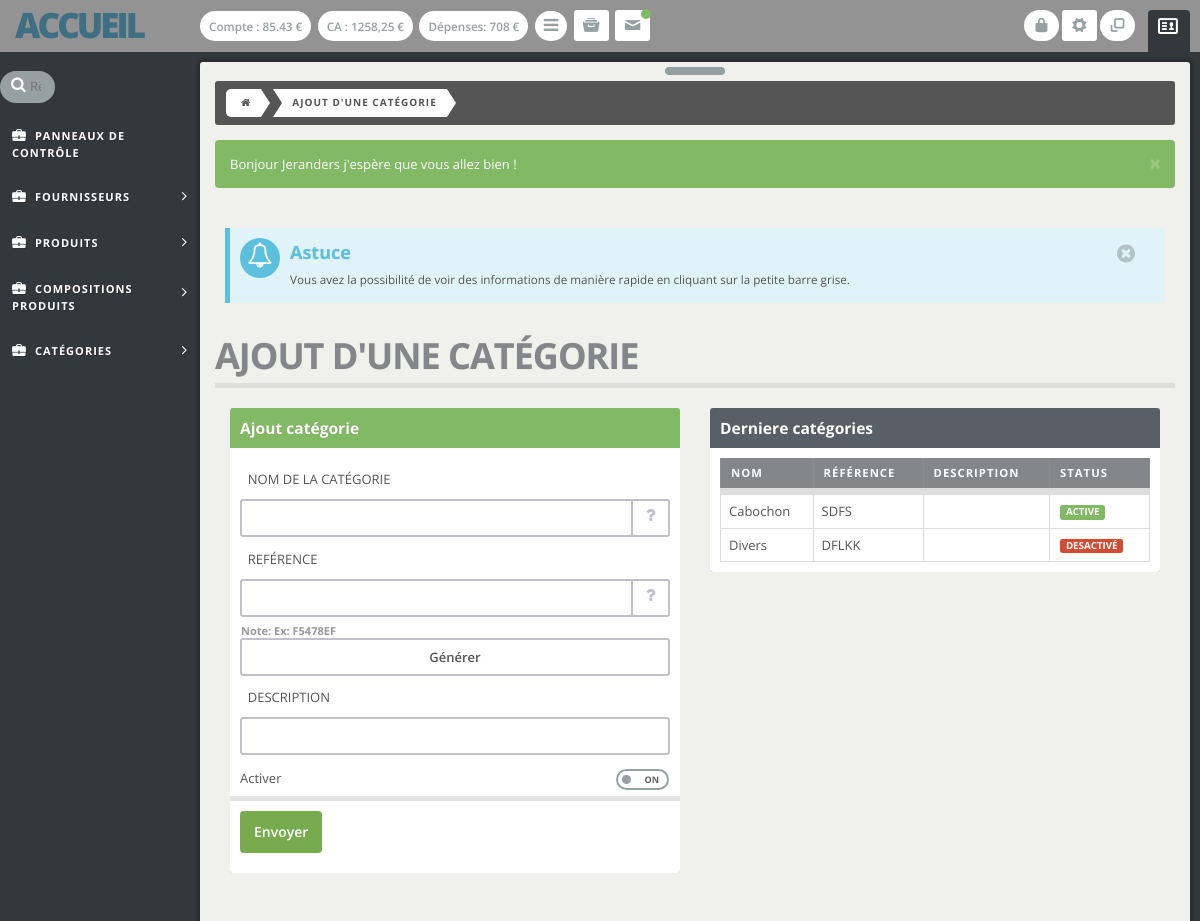
Screenshot of /admin/ajout_categorie.php (signed in) with the database file from the repository.
### tables this page shows
CREATE TABLE IF NOT EXISTS `membres` (
`id_membre` int(11) NOT NULL,
  `m_nom_utilisateur` varchar(20) NOT NULL,
  `m_nom` varchar(20) NOT NULL,
  `m_prenom` varchar(20) NOT NULL,
  `m_password` varchar(255) NOT NULL,
  `m_email_pro` varchar(30) NOT NULL,
  `m_email_perso` varchar(30) NOT NULL,
  `m_date_inscription` datetime NOT NULL,
  `m_rang` int(11) NOT NULL DEFAULT '2',
  `m_valide` tinyint(1) NOT NULL,
  `id_config_active` int(11) NOT NULL,
  `capital_depart` float(11,2) NOT NULL,
  `compte` float(11,2) NOT NULL,
  `m_key` varchar(255) NOT NULL,
  `astuce` int(11) NOT NULL
);

CREATE TABLE IF NOT EXISTS `categories` (
`id_categorie` int(11) NOT NULL,
  `c_nom` varchar(255) NOT NULL,
  `c_description` text NOT NULL,
  `c_ref` varchar(255) NOT NULL,
  `id_membre` int(11) NOT NULL,
  `c_active` int(11) NOT NULL,
  `c_date` datetime NOT NULL
);

### admin/header-bottom.php (the view, shortened to what this page needs)
  <link id="main-style" href="css/styles.css" rel="stylesheet" type="text/css">
  <link id="main-style" href="css/theme.css" rel="stylesheet" type="text/css">
  <link href="//cdnjs.cloudflare.com/ajax/libs/select2/4.0.0-rc.2/css/select2.min.css" rel="stylesheet" />
</head>
<body>
  <div class="smooth-overflow">
    <nav class="main-header clearfix" role="navigation"> <a class="navbar-brand" href="index.php">Accueil</a>
      <div class="navbar-content">
        <a href="#" class="btn btn-default tooltiped" data-toggle="tooltip" data-placement="bottom" title="Montant du compte">Compte : <?php echo info_active('compte'); ?> €</i></a>
        <a href="#" class="btn btn-default tooltiped" data-toggle="tooltip" data-placement="bottom" title="Chiffre d'affaire du mois">CA : 1258,25 €</i></a>
        <a href="#" class="btn btn-default tooltiped" data-toggle="tooltip" data-placement="bottom" title="Dépenses du mois">Dépenses: 708 €</i></a>
        <a href="#" class="btn btn-default left-toggler"><i class="fa fa-bars"></i></a>
        <a href="#" class="btn btn-user right-toggler pull-right"><i class="entypo-vcard"></i> <span class="logged-as hidden-xs">Logged as</span><span class="logged-as-name hidden-xs">Anton Durant</span></a>
        <button type="button" class="btn btn-default hidden-xs pull-right tooltiped" data-toggle="tooltip" data-placement="bottom" title="Plein écran" id="toggle-fullscreen"> <i class=" entypo-popup"></i> </button>
        <div class="btn-group pull-right">
          <button type="button" class="btn btn-default dropdown-toggle tooltiped" data-placement="bottom" title="Configurations" data-toggle="dropdown"> <i class="entypo-cog"></i></button>
          </div>
          <a href="../logout.php" class="btn btn-default hidden-xs pull-right tooltiped" data-toggle="tooltip" data-placement="bottom" title="Déconnexion"> <i class="entypo-lock"></i> </a>
          <div class="btn-group">
            <button type="button" class="btn btn-default dropdown-toggle tooltiped" data-toggle="dropdown" data-placement="bottom" title="Historiques"> <i class="entypo-archive"></i></button>
          </div>
          <div class="btn-group">
            <button type="button" class="btn btn-default dropdown-toggle" data-toggle="dropdown"><i class="entypo-mail"></i><span class="new"></span></button>
                </div>
              </div>
            </nav>
            <div class="main-wrap">
                  <div class="responsive-admin-menu">
                    <ul id="menu">
                      <div class="site-search">
                        <form action="#" id="inline-search">
                          <i class="fa fa-search"></i>
                          <input type="search" placeholder="Rechercher">
                        </form>
                      </div>
                      <li><a  href="#" title="Dashboard" data-id="dash-sub"><i class="entypo-briefcase"></i><span> Panneaux de contrôle</span></a>  </li>
                      <li><a class="submenu" href="#" title="Fournisseurs" data-id="fournisseur-sub"><i class="entypo-briefcase"></i><span> Fournisseurs</span></a>
                      </li>
                      <li><a class="submenu" href="#" title="Produits" data-id="produit-sub"><i class="entypo-briefcase"></i><span> Produits</span></a>
                      </li>
                      <li><a class="submenu" href="#" title="Produits" data-id="compo-sub"><i class="entypo-briefcase"></i><span> Compositions produits</span></a>
                     </li>
                     <li><a class="submenu" href="#" title="Produits" data-id="categorie-sub"><i class="entypo-briefcase"></i><span> Catégories</span></a>
                    </li>
                  </ul>
                </div>
                <div class="content-wrapper">
                  <nav class="cbp-hsmenu-wrapper" id="cbp-hsmenu-wrapper">
                    <div class="cbp-hsinner">
                      <ul class="cbp-hsmenu">
                        <li> <a href="#"><span class="icon-bar"></span></a>
                        </li>
                      </ul>
                    </div>
                  </nav>

### admin/ajout_categorie.php (shortened to what this page needs)
<?php
include '../bdd.php';
include '../function.php';
include 'header-top.php'; ?>
<?php include 'header-bottom.php'; ?>
<div class="breadcrumb clearfix">
  <ul>
    <li><a href="index.php"><i class="fa fa-home"></i></a></li>
    <li><a href="ajout_categorie.php">Ajout d'une catégorie</a></li>
  </ul>
</div>
<?php echo flash();?>
<?php include 'astuces.php'; ?>
<div class="page-header">
  <h1>Ajout d'une catégorie</h1>
</div>
<div class="row">
  <div class="col-md-12 bootstrap-grid">
   <div class="col-md-6  bootstrap-grid">
    <div class="powerwidget green" id="most-form-elements" data-widget-editbutton="false">
      <header>
        <h2>Ajout catégorie</h2>
      </header>
      <div class="inner-spacer">
        <form action="#" method="post" class="orb-form" id="myForm" name="r_generate">
          <fieldset>
            <section>
              <label class="label">Nom de la catégorie</label>
              <label class="input"> <i class="icon-append fa fa-question"></i>
                <input type="text" name="c_nom" id="c_nom" value="<?php echo value('c_nom'); ?>">
              </label>
            </section>
            <section>
              <label class="label">Reférence</label>
              <label class="input">
                <label class="input"> <i class="icon-append fa fa-question"></i>
                  <input class="maj" type="text" name="c_ref" id="c_ref" value="<?php echo value('c_ref'); ?>">
                </label>
                <div class="note"><strong>Note:</strong> Ex: F5478EF</div>
                <input type="button" value="Générer" onClick="generate(this.form.gen_ref.value)">
              </label>
            </section>
            <section>
              <label class="label">Description</label>
              <label class="textarea textarea-expandable">
                <textarea rows="3" name="c_description"><?php echo value('c_description'); ?></textarea>
              </label>
            </section>
            <label class="toggle">
              <i></i>Activer
            </label>
            <footer>
              <button type="submit" name="send" class="btn t-btn-green">Envoyer</button>
            </footer>
          </form>
        </div>
      </div>
    </div>
    <div class="col-md-6  bootstrap-grid">
      <div class="powerwidget cold-grey" id="table2" data-widget-editbutton="false">
        <header>
          <h2>Derniere catégories</h2>
        </header>
        <div class="inner-spacer">
          <table class="table table-condensed table-bordered margin-0px">
            <thead>
              <tr>
                <th>Nom</th>
                <th>Référence</th>
                <th>Description</th>
                <th>Status</th>
              </tr>
            </thead>
            <tbody>
              <?php
              $categories = $bdd->prepare('SELECT * FROM membres, categories WHERE membres.id_membre = categories.id_membre AND membres.id_membre = :id ORDER BY c_date DESC LIMIT 0, 10');
              $categories->execute(array('id' => $_SESSION['id_membre']));
              while ($donnees = $categories->fetch()){
                echo '<tr>';
                echo '<td>' .  $donnees['c_nom'] . '</td>';
                echo '<td>' .  $donnees['c_ref'] . '</td>';
                echo '<td>' .  $donnees['c_description'] . '</td>';
                if ($donnees['c_active'] == 1) {
                  echo '<td><span class="label label-success">Active</span></td>';
                }else{
                  echo '<td><span class="label label-danger">Desactivé</span></td>';
                }
                echo '</tr>';
              }
              ?>
            </tbody>
          </table>
        </div>
      </div>
    </div>
  </div>
</div>
</div>
<?php include 'footer.php'; ?>

### admin/css/theme.css (style rules this page uses)
.t-btn-green { color: #fff; background: #78AB4E; border: 2px solid #78AB4E; -webkit-transition: all 0.3s ease-in; -moz-transition: all 0.3s ease-in; -o-transition: all 0.3s ease-in; transition: all 0.3s ease-in; -moz-transition-duration: 0.3s; -o-transition-duration: 0.3s; -webkit-transition-duration: 0.3s; transition-duration: 0.3s; }
.btn { font-weight: 600; }
.maj { text-transform: uppercase !important; }

### admin/css/entypo.css (style rules this page uses)
[class^="entypo-"]:before, [class*=" entypo-"]:before { font-family: "entypo"; font-style: normal; font-weight: normal; speak: none; display: inline-block; text-decoration: inherit; width: 1em; text-align: center; font-variant: normal; text-transform: none; line-height: 1em; }
.entypo-mail:before { content: '\e80c'; }
.entypo-lock:before { content: '\e8d1'; }
.entypo-vcard:before { content: '\e8d0'; }
.entypo-archive:before { content: '\e8b2'; }
.entypo-cog:before { content: '\e8b6'; }
.entypo-popup:before { content: '\e8a5'; }
.entypo-briefcase:before { content: '\e885'; }

### rows the page displays
membres: compte "85.43"
categories: c_nom "Cabochon", c_ref "SDFS", c_active "ACTIVE"
categories: c_nom "Divers", c_ref "DFLKK", c_active "DESACTIVÉ"

### other values shown
$message "Bonjour Jeranders j'espère que vous allez bien !"
